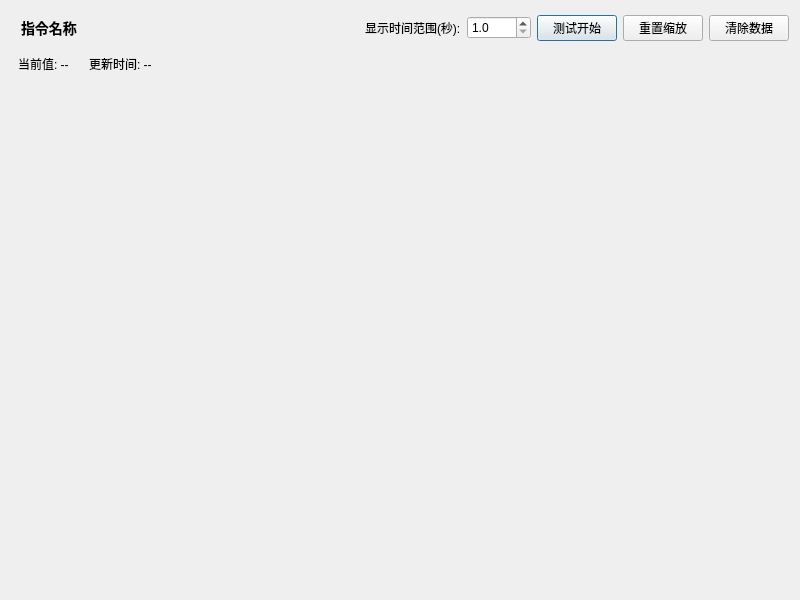
<?xml version="1.0" encoding="UTF-8"?>
<ui version="4.0">
 <class>PlotDialog</class>
 <widget class="QDialog" name="PlotDialog">
  <property name="geometry">
   <rect>
    <x>0</x>
    <y>0</y>
    <width>800</width>
    <height>600</height>
   </rect>
  </property>
  <property name="windowTitle">
   <string>实时数据绘图</string>
  </property>
  <layout class="QVBoxLayout" name="verticalLayout" stretch="0,0,1">
   <item>
    <layout class="QHBoxLayout" name="toolbarLayout">
     <item>
      <widget class="QLabel" name="commandNameLabel">
       <property name="styleSheet">
        <string notr="true">font-size: 14px; font-weight: bold; padding: 6px;</string>
       </property>
       <property name="text">
        <string>指令名称</string>
       </property>
      </widget>
     </item>
     <item>
      <spacer name="horizontalSpacer">
       <property name="orientation">
        <enum>Qt::Orientation::Horizontal</enum>
       </property>
       <property name="sizeHint" stdset="0">
        <size>
         <width>40</width>
         <height>20</height>
        </size>
       </property>
      </spacer>
     </item>
     <item>
      <widget class="QLabel" name="timeRangeLabel">
       <property name="text">
        <string>显示时间范围(秒):</string>
       </property>
      </widget>
     </item>
     <item>
      <widget class="QDoubleSpinBox" name="timeRangeSpinBox">
       <property name="decimals">
        <number>1</number>
       </property>
       <property name="minimum">
        <double>1.000000000000000</double>
       </property>
       <property name="maximum">
        <double>3600.000000000000000</double>
       </property>
       <property name="singleStep">
        <double>1.000000000000000</double>
       </property>
      </widget>
     </item>
     <item>
      <widget class="QPushButton" name="testButton">
       <property name="text">
        <string>测试开始</string>
       </property>
      </widget>
     </item>
     <item>
      <widget class="QPushButton" name="resetZoomButton">
       <property name="text">
        <string>重置缩放</string>
       </property>
      </widget>
     </item>
     <item>
      <widget class="QPushButton" name="clearButton">
       <property name="text">
        <string>清除数据</string>
       </property>
      </widget>
     </item>
    </layout>
   </item>
   <item>
    <layout class="QHBoxLayout" name="statusLayout">
     <item>
      <widget class="QLabel" name="currentValueLabel">
       <property name="styleSheet">
        <string notr="true">font-size: 12px; padding: 4px;</string>
       </property>
       <property name="text">
        <string>当前值: --</string>
       </property>
      </widget>
     </item>
     <item>
      <widget class="QLabel" name="currentTimeLabel">
       <property name="styleSheet">
        <string notr="true">font-size: 12px; padding: 4px;</string>
       </property>
       <property name="text">
        <string>更新时间: --</string>
       </property>
      </widget>
     </item>
     <item>
      <spacer name="horizontalSpacer_2">
       <property name="orientation">
        <enum>Qt::Orientation::Horizontal</enum>
       </property>
       <property name="sizeHint" stdset="0">
        <size>
         <width>40</width>
         <height>20</height>
        </size>
       </property>
      </spacer>
     </item>
    </layout>
   </item>
   <item>
    <widget class="QWidget" name="plotContainer" native="true">
     <layout class="QVBoxLayout" name="plotLayout">
      <property name="leftMargin">
       <number>0</number>
      </property>
      <property name="topMargin">
       <number>0</number>
      </property>
      <property name="rightMargin">
       <number>0</number>
      </property>
      <property name="bottomMargin">
       <number>0</number>
      </property>
     </layout>
    </widget>
   </item>
  </layout>
 </widget>
 <resources/>
 <connections/>
</ui>
